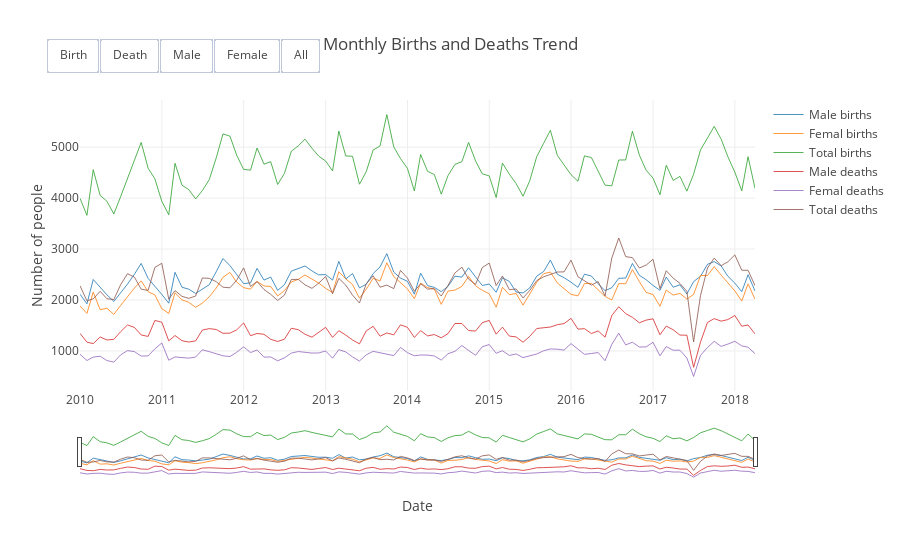

The notebook cell saved with this chart:
### Markdown cell above
### 2. Monthly Birth and Death Trend
   Plot shows male/female/total birth and death records on per month basis

### Code cell
month_wise = pd.read_csv('Insights/Month_wise_information.csv',header = 0)

month_wise['DOE']= pd.to_datetime((month_wise.Year*100+month_wise.Month).apply(str),format='%Y%m')
male_birth_trace = go.Scatter(name = "Male births", x=month_wise.DOE, y=month_wise.male_births, line = dict(width = 1),opacity = 0.8)
male_death_trace = go.Scatter(name = "Male deaths",x=month_wise.DOE, y=month_wise.male_deaths, line = dict(width = 1),opacity = 0.8)
female_birth_trace = go.Scatter(name = "Femal births",x=month_wise.DOE, y=month_wise.female_births, line = dict(width = 1),opacity = 0.8)
female_death_trace = go.Scatter(name = "Femal deaths",x=month_wise.DOE, y=month_wise.female_deaths, line = dict(width = 1),opacity = 0.8)
total_birth_trace = go.Scatter(name = "Total births", x=month_wise.DOE, y=month_wise.total_births, line = dict(width = 1),opacity = 0.8)
total_death_trace = go.Scatter(name = "Total deaths", x=month_wise.DOE, y=month_wise.total_deaths, line = dict(width = 1),opacity = 0.8)


data = [male_birth_trace,female_birth_trace,total_birth_trace,male_death_trace,female_death_trace,total_death_trace]

updatemenus = list([dict(type="buttons",active=-1,buttons=list([\
                        dict(label = 'Birth',method = 'update',args = [{'visible': [True,True,True,False,False,False]},{'title': 'Births'}]),\
                        dict(label = 'Death',method = 'update',args = [{'visible': [False,False,False,True,True,True]},{'title': 'Deaths'}]),\
                        dict(label = 'Male',method = 'update',args = [{'visible': [True,False,False,True,False,False]},{'title': 'Male'}]),\
                        dict(label = 'Female',method = 'update',args = [{'visible': [False,True,False,False,True,False]},{'title': 'Female'}]),\
                        dict(label = 'All',method = 'update',args = [{'visible': [True,True,True,True,True,True]},{'title': 'All'}])
                        ]),direction = 'left',xanchor = 'left',y=1.1,yanchor = 'bottom',bgcolor='white',borderwidth = 1.5)])

layout = dict(title = "Monthly Births and Deaths Trend",\
             xaxis = dict(title = "Date" , rangeslider = dict(visible = True)),\
             yaxis = dict(title = "Number of people" ),\
             updatemenus = updatemenus)

fig = dict(data = data, layout = layout)
iplot(fig)
plot(fig, filename='plots/HTML files/2. Monthly Births and Deaths Trend.html')
pio.write_image(fig,'plots/Static Images/2. Monthly Births and Deaths Trend.jpeg')
